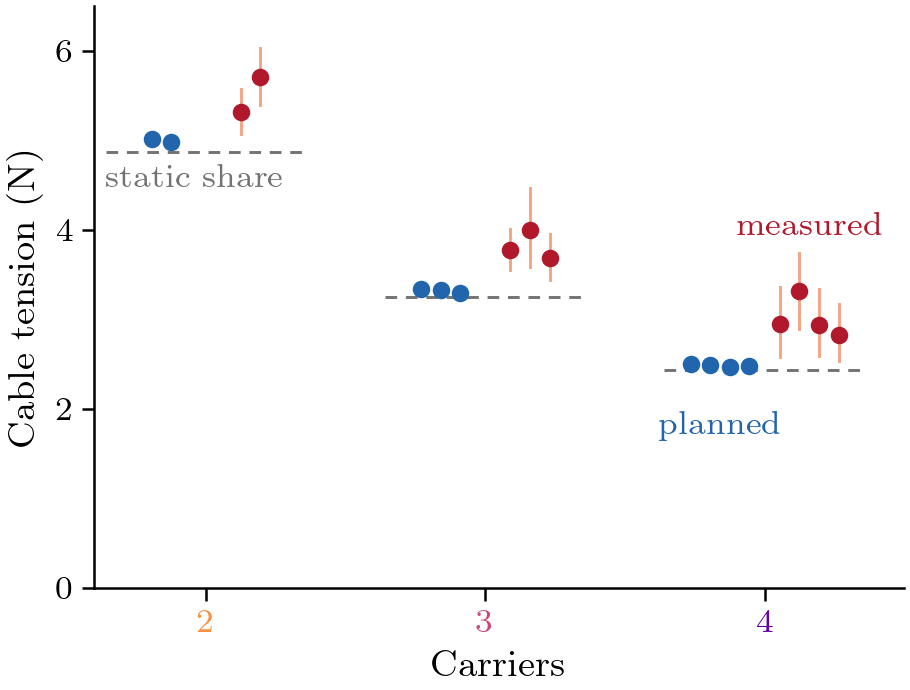

This chart was generated by the following Python code:
#!/usr/bin/env python3
"""The planner's cable tensions against the static share and against the pull the rig measures, 2, 3 and 4 carriers.

Message: the planner's tensions sit on the static share of the ring's weight (m g / n sin 60 deg: 4.9, 3.2 and 2.4 N)
within 3 %; the pull the trackers measure from motion capture reads 13-23 % above it.
Two designs (Wesley picks):
  fig_tension          one panel: carriers on x; the static share (grey dashed), each cable's planned tension (blue) and
                       each carrier's measured pull (red), means over the figure-8, the pull's 5-95 % as a light red bar.
  fig_tension_eight    three carriers along the figure-8: each cable's planned tension (blue) and each carrier's
                       measured pull (light red) in time, the static share grey dashed.
Planned: the planner log's t<slot> (node 0 of the published plan). Measured pull: the drone's mass times the cable
acceleration the tracker measured (tracker log acx/acy/acz: the mocap acceleration less the modelled thrust and gravity,
the input its cable_source=mocap model used), as recorded. Static share: the ring's 0.86 kg over n cables at the planned
60 deg elevation (planner params load_mass, cable_elev_deg). Window: the scored path (n2_bands).
"""
import os
import sys

import numpy as np

sys.path.insert(0, os.path.dirname(os.path.abspath(__file__)))
import best_style as S  # noqa: E402
import best_data as B  # noqa: E402


def tensions(n):
    f = B.Flight(B.RIG_BEST[('figure-8', n)])
    s = B.path_parts(f)
    w0, w1 = s['window']
    p = f.planner()
    mp = (p.t >= w0) & (p.t <= w1)
    planned = [(p.t[mp].to_numpy() - w0, p[f't{i}'][mp].to_numpy()) for i in range(n)]
    md = float(f.params['drone_mass'])
    pull = []
    for i, d in f.trackers().items():
        m = (d.t >= w0) & (d.t <= w1)
        pull.append((d.t[m].to_numpy() - w0, md * np.sqrt(d.acx[m] ** 2 + d.acy[m] ** 2 + d.acz[m] ** 2).to_numpy()))
    share = float(f.params['load_mass']) * B.G / n / np.sin(np.radians(float(f.params['cable_elev_deg'])))
    return planned, pull, share


def main():
    data = {n: tensions(n) for n in (2, 3, 4)}
    for n, (pl, pu, sh) in data.items():
        pm = [np.nanmean(x) for _, x in pl]
        um = [np.nanmean(x) for _, x in pu]
        print(n, f'share {sh:.2f} N; planned ' + ' '.join(f'{v:.2f}' for v in pm)
              + f' ({100 * (np.mean(pm) / sh - 1):+.1f} %); pull ' + ' '.join(f'{v:.2f}' for v in um)
              + f' ({100 * (np.mean(um) / sh - 1):+.1f} %)')

    S.setup()
    fig = S.figure('half', 2.3)
    ax = fig.subplots()
    nn = np.array([2, 3, 4])
    for n in nn:
        ax.plot([n - 0.36, n + 0.36], [data[n][2]] * 2, **S.REF)
    for n in nn:
        pl, pu, sh = data[n]
        k = len(pl)
        off = (np.arange(k) - (k - 1) / 2) * 0.07
        for o, (_, x) in zip(off, pl):
            ax.plot(n - 0.16 + o, np.nanmean(x), 'o', ms=S.MS - 0.6, color=S.BLUE)
        for o, (_, x) in zip(off, pu):
            lo, hi = np.nanpercentile(x, [5, 95])
            ax.plot([n + 0.16 + o] * 2, [lo, hi], color=S.RED_LIGHT, lw=S.LW_CTX, zorder=1)
            ax.plot(n + 0.16 + o, np.nanmean(x), 'o', ms=S.MS - 0.6, color=S.RED, zorder=2)
    ax.annotate('static share', xy=(2 - 0.36, data[2][2]), xytext=(0, -3), textcoords='offset points',
                ha='left', va='top', fontsize=8, color=S.GREY)
    ax.annotate('planned', xy=(4 - 0.16, data[4][2]), xytext=(0, -10), textcoords='offset points', ha='center',
                va='top', fontsize=8, color=S.BLUE)
    ax.annotate('measured', xy=(4 + 0.16, np.nanmean(data[4][1][1][1])), xytext=(0, 12), textcoords='offset points',
                ha='center', va='bottom', fontsize=8, color=S.RED)
    ax.set_xticks([2, 3, 4])
    for t, n in zip(ax.get_xticklabels(), (2, 3, 4)):
        t.set_color(S.FLEET_COLOUR[n])
    ax.set_xlim(1.6, 4.5)
    ax.set_ylim(0, 6.5)
    ax.set_yticks([0, 2, 4, 6])
    ax.set_xlabel('Carriers')
    ax.set_ylabel('Cable tension (N)')
    S.save(fig, 'fig_tension', width='half')

    S.setup()
    fig = S.figure('full', 2.0)
    ax = fig.subplots()
    pl, pu, sh = data[3]
    for t, x in pu:
        ax.plot(t, x, color=S.RED_LIGHT, lw=S.LW_CTX)
    for t, x in pl:
        ax.plot(t, x, color=S.BLUE, lw=S.LW_CTX, drawstyle='steps-post')
    S.ref_line(ax, sh, 'static share', x=0.0, ha='left', va='top', dy=2)
    ax.annotate('measured pull', xy=(0.01, 0.98), xycoords='axes fraction', ha='left', va='top', fontsize=8,
                color=S.RED_MID)
    ax.annotate('planned', xy=(1.0, np.nanmean(pl[0][1])), xycoords=('axes fraction', 'data'), xytext=(0, 4),
                textcoords='offset points', ha='right', va='bottom', fontsize=8, color=S.BLUE)
    ax.set_xlim(0, max(t[-1] for t, _ in pl))
    ax.set_ylim(2, 5)
    ax.set_yticks([2, 3, 4, 5])
    ax.set_xlabel(r'$t$ from the path start (s)')
    ax.set_ylabel('Cable tension (N)')
    S.save(fig, 'fig_tension_eight')


if __name__ == '__main__':
    main()
